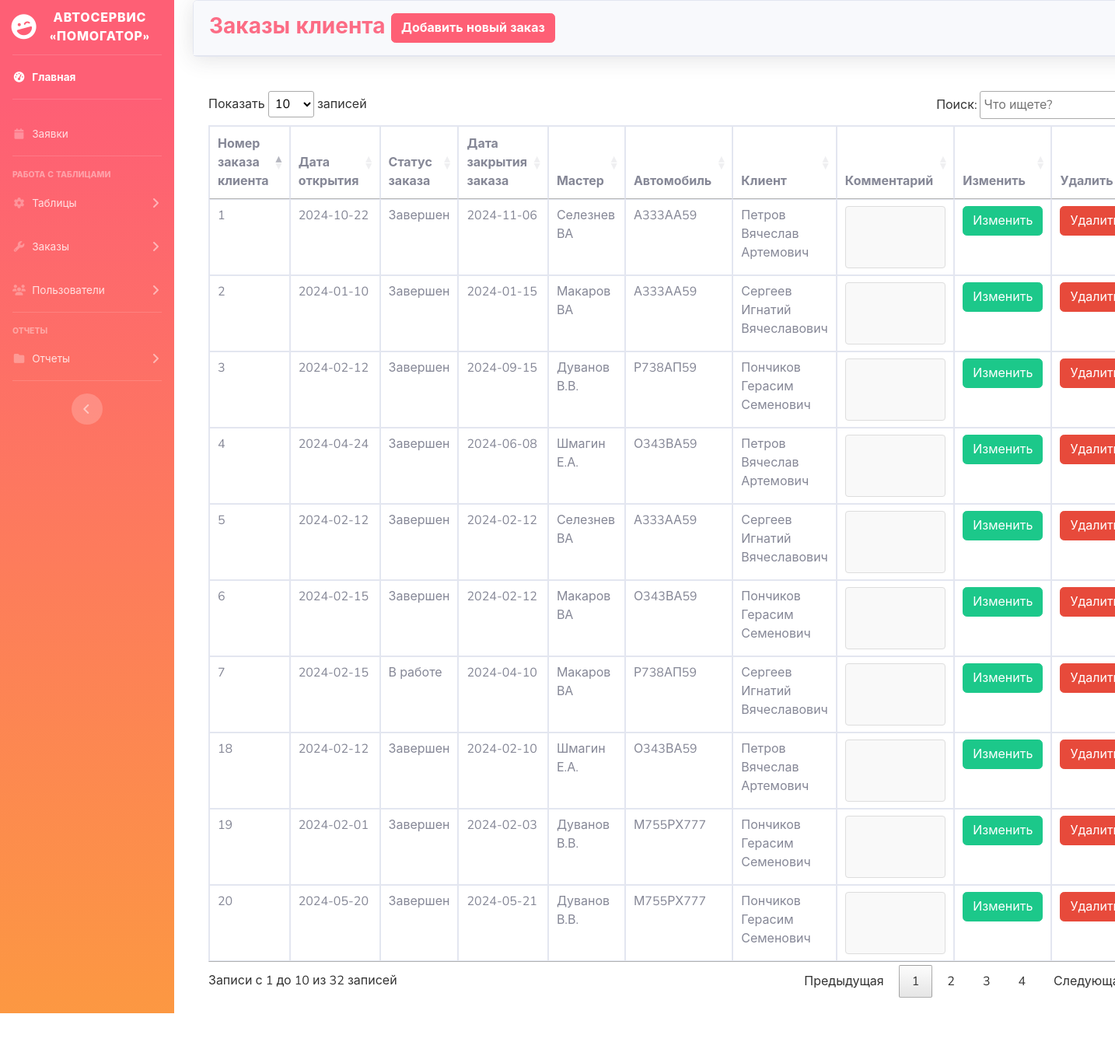
The app's page /admin/orderclient.php with its own data.
### tables this page shows
CREATE TABLE `orderclient` (
  `idorderclient` int(11) NOT NULL,
  `dateorder` date DEFAULT NULL,
  `idstatus` int(11) NOT NULL,
  `termorder` date DEFAULT NULL,
  `idworker` int(11) NOT NULL,
  `idauto` int(11) NOT NULL,
  `idclient` int(11) NOT NULL
);

CREATE TABLE `status` (
  `idstatus` int(11) NOT NULL,
  `status` varchar(40) DEFAULT NULL
);

CREATE TABLE `worker` (
  `idworker` int(11) NOT NULL,
  `worker` varchar(40) DEFAULT NULL,
  `phone` varchar(40) DEFAULT NULL
);

CREATE TABLE `auto` (
  `idauto` int(11) NOT NULL,
  `number` varchar(50) DEFAULT NULL,
  `VIN` varchar(17) DEFAULT NULL,
  `model` varchar(200) DEFAULT NULL,
  `year` int(11) DEFAULT NULL,
  `mileage` int(11) DEFAULT NULL
);

CREATE TABLE `client` (
  `idclient` int(11) NOT NULL,
  `client` varchar(100) DEFAULT NULL,
  `phone` varchar(40) DEFAULT NULL
);

### admin/orderclient.php (the view, shortened to what this page needs)
<?php
include('security.php');
include('includes/header.php');
include('includes/navbar.php');
?>
                    <?php
                        $status = "SELECT * from status";
                        $status_run = mysqli_query($connection, $status);
                            ?>
                    <?php
                        $worker = "SELECT * from worker";
                        $worker_run = mysqli_query($connection, $worker);
                            ?>
                    <?php
                    $auto = "SELECT * from auto";
                    $auto_run = mysqli_query($connection, $auto);
                        ?>
                    <?php
                    $client = "SELECT * from client";
                    $client_run = mysqli_query($connection, $client);
                        ?>
<div class="container-fluid">
    <div class="card shadow mb-4">
        <div class="card-header py-3">
            <h3 class="m-0 font-weight-bold text-primary">Заказы клиента
            <button type="button" class="btn btn-primary font-weight-bold" data-toggle="modal" data-target="#addorderclient">
                Добавить новый заказ
            </button>
            </h3>
        </div>
    </div>
    <div class="card-body">
        <div class="table-responsive">
            <?php
            $query = "SELECT * FROM `orderclient`";
            $query_run = mysqli_query($connection, $query);
            if(mysqli_num_rows($query_run) > 0)
            {
                ?>
            <table class="table table-bordered" id="dataTable" width="100%" cellspacing="0">
                <thead>
                    <tr>
                        <th>Номер заказа клиента</th>
                        <th>Дата открытия</th>
                        <th>Статус заказа</th>
                        <th>Дата закрытия заказа</th>
                        <th>Мастер</th>
                        <th>Автомобиль</th>
                        <th>Клиент</th>
                        <th>Комментарий</th>
                        <th>Изменить</th>
                        <th>Удалить</th>
                    </tr>
                </thead>
                <tbody>
                    <?php
                        while($row = mysqli_fetch_assoc($query_run))
                        {
                            $idstatus = $row['idstatus'];
                            $status = "SELECT * FROM status WHERE idstatus='$idstatus' ";
                            $status_run = mysqli_query($connection, $status);
                            $idworker = $row['idworker'];
                            $worker = "SELECT * FROM worker WHERE idworker='$idworker' ";
                            $worker_run = mysqli_query($connection, $worker);
                            $idauto = $row['idauto'];
                            $auto = "SELECT * FROM auto WHERE idauto='$idauto' ";
                            $auto_run = mysqli_query($connection, $auto);
                            $idclient = $row['idclient'];
                            $client = "SELECT * FROM client WHERE idclient='$idclient' ";
                            $client_run = mysqli_query($connection, $client);
                    ?>
                        <tr>
                            <td><?php echo $row['idorderclient'] ?></td>
                            <td><?php echo $row['dateorder'] ?></td>
                            <td>
                                <?php
                                    foreach($status_run as $status_row)
                                    {
                                        echo $status_row['status'];
                                    }
                                ?>
                            </td>
                            <td><?php echo $row['termorder'] ?></td>
                            <td>
                                <?php
                                    foreach($worker_run as $worker_row)
                                    {
                                        echo $worker_row['worker'];
                                    }
                                ?>
                            </td>
                            <td>
                                <?php
                                    foreach($auto_run as $auto_row)
                                    {
                                        echo $auto_row['number'];
                                    }
                                ?>
                            </td>
                            <td>
                                <?php
                                    foreach($client_run as $client_row)
                                    {
                                        echo $client_row['client'];
                                    }
                                ?>
                            </td>
                            <td>
                                <div style="height: 80px; max-width: 300px;  overflow: auto; word-break: break-word;  border: 1px solid #ddd; border-radius: 4px; padding: 4px; background: #f9f9f9;">
                                </div>
                            </td>
                            <td>
                                <form action="orderclient_edit.php" method="POST">
                                    <button type="submit" name="orderclient_edit_data_btn" class="btn btn-success">Изменить</button>
                                </form>
                            </td>
                            <td>
                                <form action="code.php" method="POST">
                                    <button type="submit" name="orderclient_delete_btn" class="btn btn-danger">Удалить</button>
                                </form>
                            </td>
                        </tr>
                    <?php
                        }
                    ?>
                </tbody>
            </table>
            <?php
            }
            else
            {
                echo "Записи не найдены";
            }
            ?>
        </div>
    </div>
    </div>
</div>
<?php
include('includes/footer.php');
?>

### records on screen
orderclient: idorderclient "1", dateorder "2024-10-22", termorder "2024-11-06"
status: status "Завершен"
worker: worker "Селезнев ВА"
auto: number "А333АА59"
client: client "Петров Вячеслав Артемович"
orderclient: idorderclient "2", dateorder "2024-01-10", termorder "2024-01-15"
worker: worker "Макаров ВА"
client: client "Сергеев Игнатий Вячеславович"
orderclient: idorderclient "3", dateorder "2024-02-12", termorder "2024-09-15"
worker: worker "Дуванов В.В."
auto: number "Р738АП59"
client: client "Пончиков Герасим Семенович"
orderclient: idorderclient "4", dateorder "2024-04-24", termorder "2024-06-08"
worker: worker "Шмагин Е.А."
auto: number "О343ВА59"
orderclient: idorderclient "5", dateorder "2024-02-12", termorder "2024-02-12"
orderclient: idorderclient "6", dateorder "2024-02-15", termorder "2024-02-12"
orderclient: idorderclient "7", dateorder "2024-02-15", termorder "2024-04-10"
status: status "В работе"
orderclient: idorderclient "18", dateorder "2024-02-12", termorder "2024-02-10"
orderclient: idorderclient "19", dateorder "2024-02-01", termorder "2024-02-03"
auto: number "М755РХ777"
orderclient: idorderclient "20", dateorder "2024-05-20", termorder "2024-05-21"
